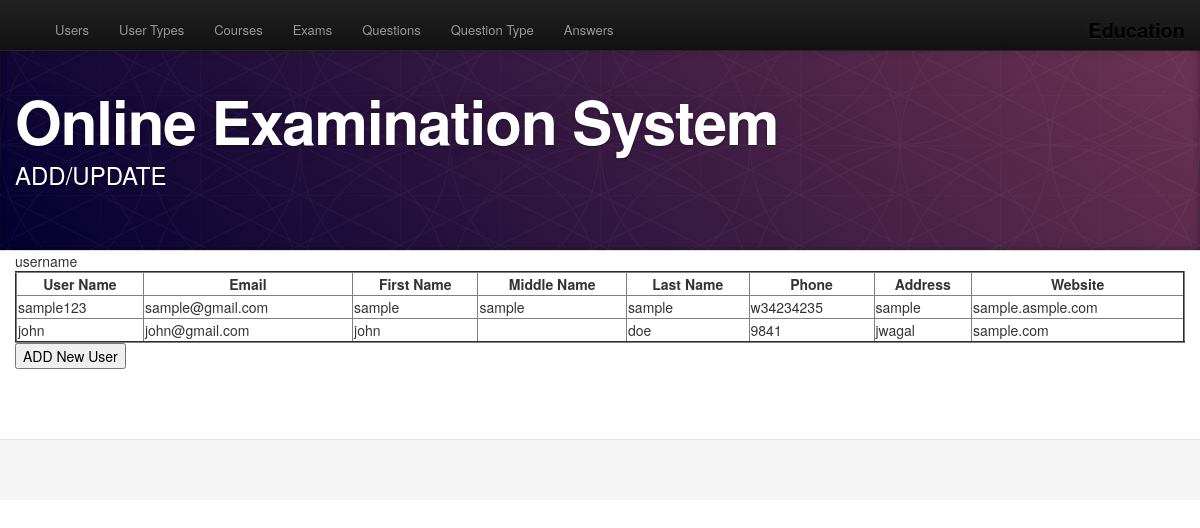
Screenshot of /project/design/back_end/index.php with the database file from the repository.
### tables this page shows
CREATE TABLE IF NOT EXISTS `users` (
  `id` int(11) NOT NULL AUTO_INCREMENT,
  `username` varchar(45) NOT NULL,
  `password` varchar(45) NOT NULL,
  `email` varchar(45) NOT NULL,
  `first_name` varchar(45) NOT NULL,
  `mid_name` varchar(45) DEFAULT NULL,
  `last_name` varchar(45) NOT NULL,
  `phone` varchar(45) NOT NULL,
  `address` varchar(45) NOT NULL,
  `website` varchar(45) DEFAULT NULL,
  `picture` varchar(255) NOT NULL,
  `created_at` int(11) NOT NULL,
  `user_type` int(11) NOT NULL,
  PRIMARY KEY (`id`)
);

### project/design/back_end/index.php (the view, shortened to what this page needs)
<!DOCTYPE html>
<html lang="en">
  <head>
    <link href="assets/css/bootstrap.css" rel="stylesheet">
    <link href="assets/css/bootstrap-responsive.css" rel="stylesheet">
    <link href="assets/css/docs.css" rel="stylesheet">
    <link href="assets/js/google-code-prettify/prettify.css" rel="stylesheet">
    <link rel="stylesheet" type="text/css" href="assets/css/jquery.lightbox-0.5.css" media="screen" />
  </head>
  <body data-spy="scroll" data-target=".bs-docs-sidebar">
<header class="jumbotron subhead" id="overview">
  <div class="container">
    <h1>Online Examination System</h1>
    <p class="lead">ADD/UPDATE</p>
  </div>
</header>
		<?php
        include "nav.php";
        ?>
  <div class="container">
  <table border="2" width="1200">
	<thead>
      <tr>
	<th>User Name</th>
	<th>Email</th>
	<th>First Name</th>
    <th>Middle Name</th>
	<th>Last Name</th>
	<th>Phone</th>
    <th>Address</th>
	<th>Website</th>
	</tr>
	</thead>
	<tbody>
		<?php
            $con = mysql_connect('localhost', 'root', '');
				if (!$con) {
					die('Could not connect: ' . mysql_error());
				}
				else
				{
				$sql = "select * From users";
			$result = mysql_query($sql);
			while(($row = mysql_fetch_array($result))!=0)
				  {
				  echo "<tr><td>";
					echo $row['username']."</td>";
					echo "<td>".$row['email']."</td>";
					echo "<td>".$row['first_name']."</td>";
					echo "<td>".$row['mid_name']."</td>";
					echo "<td>".$row['last_name']."</td>";
					echo "<td>".$row['phone']."</td>";
                    echo "<td>".$row['address']."</td>";
                    echo "<td>".$row['website']."</td>";
				  echo"</tr>";
			}
			}
			?>
			</tbody>
			</table>
		<a href="./add_user.php"><button type="button">ADD New User</button></a>
	</div>
    <footer class="footer">
    </footer>
  </body>
</html>

### project/design/back_end/assets/css/docs.css (style rules this page uses)
body { position: relative; padding-top: 40px; }
.jumbotron { position: relative; padding: 40px 0; color: #fff; text-align: center; text-shadow: 0 1px 3px rgba(0,0,0,.4), 0 0 30px rgba(0,0,0,.075); background: #020031; background: -moz-linear-gradient(45deg, #020031 0%, #6d3353 100%); background: -webkit-gradient(linear, left bottom, right top, color-stop(0%,#020031), color-stop(100%,#6d3353)); background: -webkit-linear-gradient(45deg, #020031 0%,#6d3353 100%); background: -o-linear-gradient(45deg, #020031 0%,#6d3353 100%); background: -ms-linear-gradient(45deg, #020031 0%,#6d3353 100%); background: linear-gradient(45deg, #020031 0%,#6d3353 100%); filter: progid:DXImageTransform.Microsoft.gradient( startColorstr='#020031', endColorstr='#6d3353',GradientType=1 ); -webkit-box-shadow: inset 0 3px 7px rgba(0,0,0,.2), inset 0 -3px 7px rgba(0,0,0,.2); -moz-box-shadow: inset 0 3px 7px rgba(0,0,0,.2), inset 0 -3px 7px rgba(0,0,0,.2); box-shadow: inset 0 3px 7px rgba(0,0,0,.2), inset 0 -3px 7px rgba(0,0,0,.2); }
.jumbotron h1 { font-size: 80px; font-weight: bold; letter-spacing: -1px; line-height: 1; }
.jumbotron p { font-size: 24px; font-weight: 300; line-height: 1.25; margin-bottom: 30px; }
.jumbotron .container { position: relative; z-index: 2; }
.jumbotron:after { content: ''; display: block; position: absolute; top: 0; right: 0; bottom: 0; left: 0; background: url(../img/bs-docs-masthead-pattern.png) repeat center center; opacity: .4; }
.subhead { text-align: left; border-bottom: 1px solid #ddd; }
.subhead h1 { font-size: 60px; }
.subhead p { margin-bottom: 20px; }
.footer { text-align: center; padding: 30px 0; margin-top: 70px; border-top: 1px solid #e5e5e5; background-color: #f5f5f5; }

### rows the page displays
users: username "sample123", email "sample@gmail.com", first_name "sample", mid_name "sample", last_name "sample", phone "w34234235", address "sample", website "sample.asmple.com"
users: username "john", email "john@gmail.com", first_name "john", last_name "doe", phone "9841", address "jwagal", website "sample.com"
